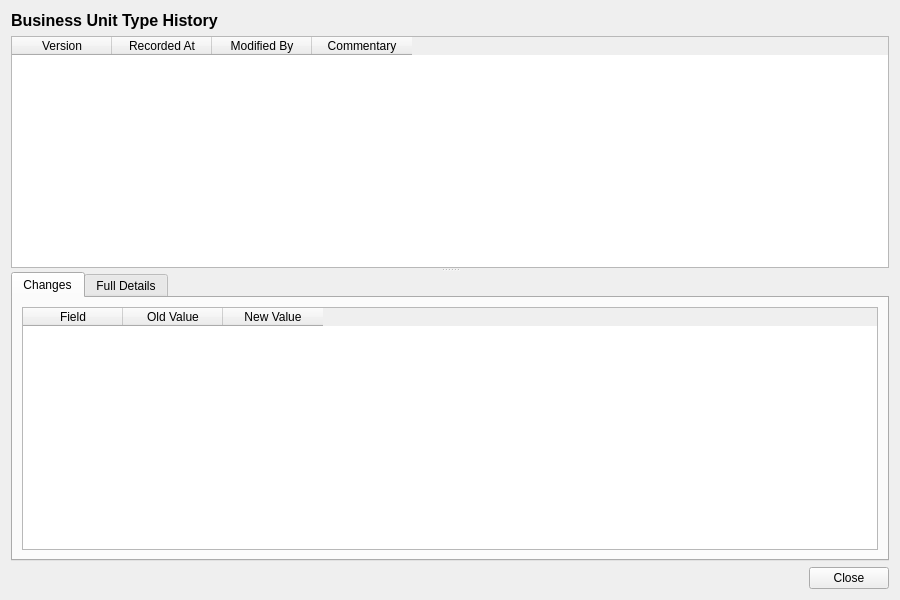
<?xml version="1.0" encoding="UTF-8"?>
<ui version="4.0">
 <class>BusinessUnitTypeHistoryDialog</class>
 <widget class="QWidget" name="BusinessUnitTypeHistoryDialog">
  <property name="geometry">
   <rect>
    <x>0</x>
    <y>0</y>
    <width>900</width>
    <height>600</height>
   </rect>
  </property>
  <property name="windowTitle">
   <string>Business Unit Type History</string>
  </property>
  <layout class="QVBoxLayout" name="verticalLayout">
   <item>
    <widget class="QLabel" name="titleLabel">
     <property name="font">
      <font>
       <pointsize>12</pointsize>
       <bold>true</bold>
      </font>
     </property>
     <property name="text">
      <string>Business Unit Type History</string>
     </property>
    </widget>
   </item>
   <item>
    <widget class="QSplitter" name="splitter">
     <property name="orientation">
      <enum>Qt::Vertical</enum>
     </property>
     <widget class="QTableWidget" name="versionListWidget">
      <property name="minimumHeight">
       <number>150</number>
      </property>
      <property name="maximumHeight">
       <number>250</number>
      </property>
      <property name="alternatingRowColors">
       <bool>true</bool>
      </property>
      <property name="editTriggers">
       <set>QAbstractItemView::NoEditTriggers</set>
      </property>
      <property name="selectionMode">
       <enum>QAbstractItemView::SingleSelection</enum>
      </property>
      <property name="selectionBehavior">
       <enum>QAbstractItemView::SelectRows</enum>
      </property>
      <column>
       <property name="text">
        <string>Version</string>
       </property>
      </column>
      <column>
       <property name="text">
        <string>Recorded At</string>
       </property>
      </column>
      <column>
       <property name="text">
        <string>Modified By</string>
       </property>
      </column>
      <column>
       <property name="text">
        <string>Commentary</string>
       </property>
      </column>
     </widget>
     <widget class="QWidget" name="detailWidget">
      <layout class="QVBoxLayout" name="detailLayout">
       <property name="leftMargin">
        <number>0</number>
       </property>
       <property name="topMargin">
        <number>0</number>
       </property>
       <property name="rightMargin">
        <number>0</number>
       </property>
       <property name="bottomMargin">
        <number>0</number>
       </property>
       <item>
        <widget class="QTabWidget" name="tabWidget">
         <property name="currentIndex">
          <number>0</number>
         </property>
         <widget class="QWidget" name="changesTab">
          <attribute name="title">
           <string>Changes</string>
          </attribute>
          <layout class="QVBoxLayout" name="changesTabLayout">
           <item>
            <widget class="QTableWidget" name="changesTableWidget">
             <property name="editTriggers">
              <set>QAbstractItemView::NoEditTriggers</set>
             </property>
             <property name="alternatingRowColors">
              <bool>true</bool>
             </property>
             <property name="selectionMode">
              <enum>QAbstractItemView::SingleSelection</enum>
             </property>
             <property name="selectionBehavior">
              <enum>QAbstractItemView::SelectRows</enum>
             </property>
             <column>
              <property name="text">
               <string>Field</string>
              </property>
             </column>
             <column>
              <property name="text">
               <string>Old Value</string>
              </property>
             </column>
             <column>
              <property name="text">
               <string>New Value</string>
              </property>
             </column>
            </widget>
           </item>
          </layout>
         </widget>
         <widget class="QWidget" name="fullDetailsTab">
          <attribute name="title">
           <string>Full Details</string>
          </attribute>
          <layout class="QVBoxLayout" name="fullDetailsTabLayout">
           <item>
            <widget class="QScrollArea" name="scrollArea">
             <property name="widgetResizable">
              <bool>true</bool>
             </property>
             <widget class="QWidget" name="scrollAreaWidgetContents">
              <property name="geometry">
               <rect>
                <x>0</x>
                <y>0</y>
                <width>560</width>
                <height>450</height>
               </rect>
              </property>
              <layout class="QFormLayout" name="formLayout">
               <item row="0" column="0">
                <widget class="QLabel" name="codeLabel">
                 <property name="text">
                  <string>Code:</string>
                 </property>
                </widget>
               </item>
               <item row="0" column="1">
                <widget class="QLabel" name="codeValue">
                 <property name="text">
                  <string/>
                 </property>
                </widget>
               </item>
               <item row="1" column="0">
                <widget class="QLabel" name="nameLabel">
                 <property name="text">
                  <string>Name:</string>
                 </property>
                </widget>
               </item>
               <item row="1" column="1">
                <widget class="QLabel" name="nameValue">
                 <property name="text">
                  <string/>
                 </property>
                </widget>
               </item>
               <item row="2" column="0">
                <widget class="QLabel" name="levelLabel">
                 <property name="text">
                  <string>Level:</string>
                 </property>
                </widget>
               </item>
               <item row="2" column="1">
                <widget class="QLabel" name="levelValue">
                 <property name="text">
                  <string/>
                 </property>
                </widget>
               </item>
               <item row="3" column="0">
                <widget class="QLabel" name="codingSchemeLabel">
                 <property name="text">
                  <string>Coding Scheme:</string>
                 </property>
                </widget>
               </item>
               <item row="3" column="1">
                <widget class="QLabel" name="codingSchemeValue">
                 <property name="text">
                  <string/>
                 </property>
                </widget>
               </item>
               <item row="4" column="0">
                <widget class="QLabel" name="versionNumberLabel">
                 <property name="text">
                  <string>Version:</string>
                 </property>
                </widget>
               </item>
               <item row="4" column="1">
                <widget class="QLabel" name="versionNumberValue">
                 <property name="text">
                  <string/>
                 </property>
                </widget>
               </item>
               <item row="5" column="0">
                <widget class="QLabel" name="modifiedByLabel">
                 <property name="text">
                  <string>Modified By:</string>
                 </property>
                </widget>
               </item>
               <item row="5" column="1">
                <widget class="QLabel" name="modifiedByValue">
                 <property name="text">
                  <string/>
                 </property>
                </widget>
               </item>
               <item row="6" column="0">
                <widget class="QLabel" name="recordedAtLabel">
                 <property name="text">
                  <string>Recorded At:</string>
                 </property>
                </widget>
               </item>
               <item row="6" column="1">
                <widget class="QLabel" name="recordedAtValue">
                 <property name="text">
                  <string/>
                 </property>
                </widget>
               </item>
               <item row="7" column="0">
                <widget class="QLabel" name="changeCommentaryLabel">
                 <property name="text">
                  <string>Change Commentary:</string>
                 </property>
                </widget>
               </item>
               <item row="7" column="1">
                <widget class="QLabel" name="changeCommentaryValue">
                 <property name="text">
                  <string/>
                 </property>
                 <property name="wordWrap">
                  <bool>true</bool>
                 </property>
                </widget>
               </item>
              </layout>
             </widget>
            </widget>
           </item>
          </layout>
         </widget>
        </widget>
       </item>
      </layout>
     </widget>
    </widget>
   </item>
   <item>
    <layout class="QHBoxLayout" name="buttonLayout">
     <item>
      <spacer name="horizontalSpacer">
       <property name="orientation">
        <enum>Qt::Horizontal</enum>
       </property>
       <property name="sizeHint" stdset="0">
        <size><width>40</width><height>20</height></size>
       </property>
      </spacer>
     </item>
     <item>
      <widget class="QPushButton" name="closeButton">
       <property name="text">
        <string>Close</string>
       </property>
      </widget>
     </item>
    </layout>
   </item>
  </layout>
 </widget>
 <resources/>
 <connections/>
</ui>
